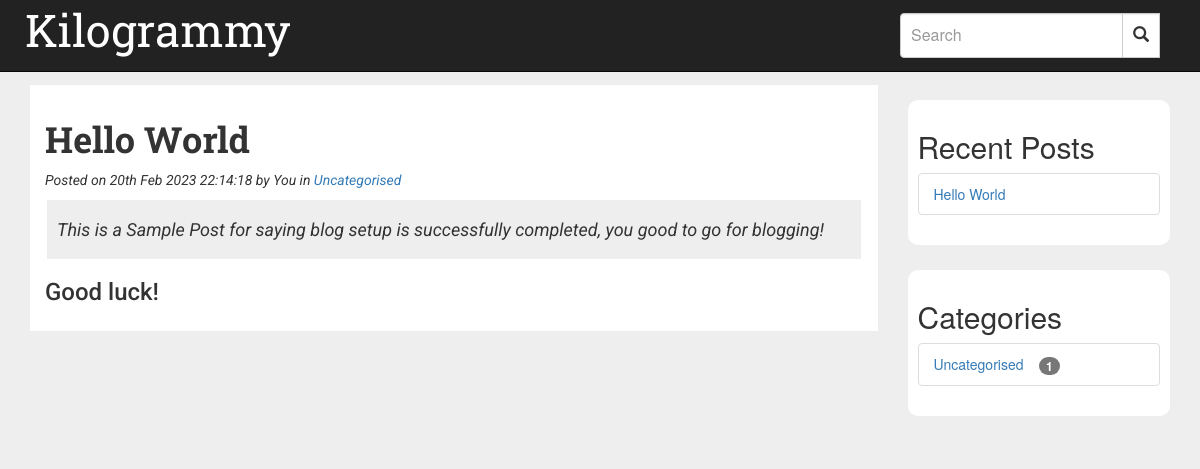
/viewpost.php?id=1&title=Hello World, run on the app's committed database.
### tables this page shows
CREATE TABLE `blog_posts` (
  `id` int(11) NOT NULL,
  `postTitle` varchar(200) NOT NULL,
  `description` text NOT NULL,
  `content` text NOT NULL,
  `post_date` timestamp NOT NULL DEFAULT current_timestamp() ON UPDATE current_timestamp(),
  `auther` varchar(25) NOT NULL,
  `catinfo` varchar(11) DEFAULT NULL
);

CREATE TABLE `blog_cats` (
  `catID` int(11) NOT NULL,
  `catTitle` varchar(200) NOT NULL,
  `catSlug` varchar(200) NOT NULL
);

### inc/dbconfig.php (called while the page is built, shortened)
<?php
	require_once('head.php');
?>

### viewpost.php (the view, shortened to what this page needs)
<?php
	require_once('inc/dbconfig.php');
	$id = $_GET['id'];
?>
	<div class="container-fluid topspace">
			<?php
				$query = "SELECT id, postTitle, description, content, post_date, auther, catinfo FROM blog_posts WHERE id = '$id'";
				$result = mysqli_query($con,$query);
				if (mysqli_num_rows($result) > 0)
				{
					while($row = mysqli_fetch_assoc($result))
					{
						echo '<div class="col-md-9 col-sm-12"><div id="bigpost">';
			                echo '<h1 id="posttitle">'.$row['postTitle'].'</h1>';
			                echo '<p id="postdate"><i>Posted on '.date('jS M Y H:i:s', strtotime($row['post_date'])).'</i> by '.$row['auther'];
						$forcat = "SELECT catID, catTitle, catSlug FROM blog_cats WHERE catID = ".$row['catinfo']."";
						$result1 = mysqli_query($con,$forcat);
						if (mysqli_num_rows($result1) > 0)
						{
							while($row1 = mysqli_fetch_assoc($result1))
							{
								echo ' in <a href="viewbycat.php?catid='.$row1['catID'].'&category='.$row1['catTitle'].'">'.$row1['catTitle'].'</a></p>';
							}
						}
			                echo '<p><h4 id="description1">'.$row['description'].'</h4></p>';
			                echo '<p><h3 id="content">'.$row['content'].'</h3></p>';
			            echo '</div></div>';
			            ?>
			        <div class="col-md-3 col-sm-12">
			    <?php
					}
					$query2 = "SELECT id, postTitle FROM blog_posts ORDER BY id DESC LIMIT 0,5";
					$result2 = mysqli_query($con,$query2);
					if (mysqli_num_rows($result2) > 0)
					{
						echo '<div class="recent"><h2>Recent Posts</h2><ul class="list-group">';
							while($row2 = mysqli_fetch_assoc($result2))
							{
					            echo '<li class="list-group-item"><a href="viewpost.php?id='.$row2['id'].'&title='.$row2['postTitle'].'">'.$row2['postTitle'].'</a></li>';
					        }
					        echo '</ul></div>';
				    }
				   $catq = "SELECT catID, catTitle, catSlug FROM blog_cats";
					$result3 = mysqli_query($con,$catq);
					if (mysqli_num_rows($result3) > 0)
					{
						echo '<div class="recent"><h2>Categories</h2><ul class="list-group">';
							while($row3 = mysqli_fetch_assoc($result3))
							{
								$catnum = "SELECT id, content, catinfo FROM blog_posts WHERE catinfo = ".$row3['catID']."";
								$rescat = mysqli_query($con,$catnum);
								$num = mysqli_num_rows($rescat);
					            echo '<li class="list-group-item"><a href="viewbycat.php?catid='.$row3['catID'].'&category='.$row3['catTitle'].'">'.$row3['catTitle'].'&nbsp;&nbsp;&nbsp;&nbsp;<span class="badge">'.$num.'</span></a></li>';
					        }
					        echo '</ul></div>';
					}
				}
				else
				{
					echo '<div class="alert alert-warning text-center"><h3>error while retriving post!</h3></div>';
					die();
				}
			?>
</div>
</div>
</body>
</html>

### inc/head.php (shortened to what this page needs)
<?php
require_once('dbconfig.php');
echo '
<!DOCTYPE html>
<html>
<head>
	<title>'.$title.'</title>
	<meta name="viewport" content="width=device-width, initial-scale=1">
	<link rel="stylesheet" href="http://maxcdn.bootstrapcdn.com/bootstrap/3.3.6/css/bootstrap.min.css">
	<script src="https://ajax.googleapis.com/ajax/libs/jquery/1.12.4/jquery.min.js"></script>
 	<script src="http://maxcdn.bootstrapcdn.com/bootstrap/3.3.6/js/bootstrap.min.js"></script>
	<link href="http://cdnjs.cloudflare.com/ajax/libs/summernote/0.8.1/summernote.css" rel="stylesheet">
	<script src="http://cdnjs.cloudflare.com/ajax/libs/summernote/0.8.1/summernote.js"></script>
	<link rel="stylesheet" href="../css/styles.css">
</head>
<body>
	<header>
		<nav class="navbar navbar-fixed-top navbar-inverse">
			<div class="container-fluid">
				<div class="navbar-header">
					<button type="button" class="navbar-toggle" data-toggle="collapse" data-target="#myNavbar">
        				<span class="icon-bar"></span>
        				<span class="icon-bar"></span>
        				<span class="icon-bar"></span>
     				 </button>
     				<button type="button" class="navbar-toggle" data-toggle="collapse" data-target="#searchbar">
        				<i class="glyphicon glyphicon-search white"></i>
     				 </button>
      				<a class="navbar-brand" id="navtitle" href="./">'.BLOG.'</a>
    			</div>
    			<div class="collapse navbar-collapse pull-right" id="searchbar">
        			<form class="navbar-form" role="search" action="http://localhost/search.php">
        				<div class="input-group">
            				<input type="text" class="form-control" placeholder="Search" name="term" id="term" required>
            			<div class="input-group-btn">
                			<button class="btn btn-default form-control" type="submit"><i class="glyphicon glyphicon-search" name="search" id="search"></i></button>
            			</div>
        				</div>
       				</form>
        		</div>
    			<div class="collapse navbar-collapse" id="myNavbar">
	    			<ul class="nav navbar-nav navbar-right">';
				echo '</ul></div>
				</div></nav></header>';
?>

### css/styles.css (style rules this page uses)
body { background: #eee !important; }
a, a:hover { text-decoration: none; }
.form-control { position: relative; font-size: 16px; height: auto; padding: 10px; }
#postdate { font-family: 'Roboto', sans-serif; font-style: italic; }
#posttitle { font-family: 'Roboto Slab', serif; font-weight: bolder; }
#description1 { font-family: 'Roboto', sans-serif; font-weight: normal; font-style: italic; background-color: #eee; padding: 20px 10px; margin: 10px 2px; }
#content { font-family: 'Roboto', sans-serif; }
#bigpost { background-color: #fff; padding: 15px; margin-top: 10px; }
nav, .navbar-right, .navbar { border-radius: 0px; padding: 5px 10px; }
.topspace { margin-top: 75px; }
#navtitle { color: #fff; font-size: 45px; font-family: 'Roboto Slab', serif; }
.recent { background-color: #fff; padding: 10px; border-radius: 10px; margin: 25px auto; }

### data on the page
blog_posts: postTitle "Hello World", post_date "20th Feb 2023 22:14:18", auther "You", description "This is a Sample Post for saying blog setup is successfully completed, you good to go for blogging!", content "Good luck!"
blog_cats: catTitle "Uncategorised", num "1"

### other printed values
BLOG "Kilogrammy"
